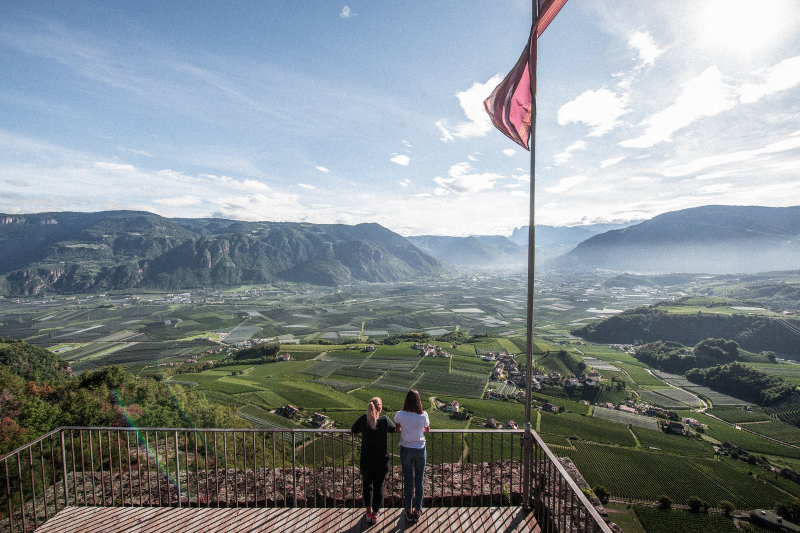
#> input picture assets/aktivitaeten/aussichtsplattform-flagge-drei-burgen.jpg, 1600 x 1066 px (shown at 1/2 size); its folder holds 4 pictures in this run
$ python generate_mobile_variants.py
#> lines starting #> are read from the running program, lines starting #| are printed output that depends on the picture
# -*- coding: utf-8 -*-
"""
Erzeugt fuer jedes Content-Foto (assets/fotos/, assets/aktivitaeten/,
assets/kulinarik/) zusaetzliche verkleinerte Versionen fuer den Einsatz per
srcset (siehe img_srcset.py):

    -450w   kleine Vorschau / kleine Bildflaechen auf Mobile
    -900w   grosse Bildflaechen auf Mobile (z.B. die quadratischen
            Impressionen-Rotator-Slots auf der Geniessen-Seite, die fast
            die volle Viewport-Breite einnehmen). Mit 450px allein wurden
            diese auf Retina-Displays um mehr als das Dreifache
            hochskaliert und waren sichtbar unscharf.

Aufruf:
    python3 generate_mobile_variants.py

Ueberspringt Dateien, die bereits eine aktuelle Variante haben (Variante
neuer als Original), und Bilder die ohnehin schon schmaler sind als die
Zielbreite.
"""
import os
from PIL import Image, ImageOps

BASE = os.path.dirname(os.path.abspath(__file__)) + "/"
CONTENT_DIRS = ["assets/fotos", "assets/aktivitaeten", "assets/kulinarik"]

# (Suffix, max. Breite, JPEG-Qualitaet)
VARIANTS = [
    ("-450w", 450, 80),
    ("-900w", 900, 82),
]
SUFFIXES = [suffix for suffix, _, _ in VARIANTS]


def find_source_images():
    for content_dir in CONTENT_DIRS:
        abs_dir = os.path.join(BASE, content_dir)
        for root, dirs, files in os.walk(abs_dir):
            for fn in files:
                if fn.startswith("._"):
                    continue
                if not fn.lower().endswith((".jpg", ".jpeg")):
                    continue
                stem = os.path.splitext(fn)[0]
                if any(stem.endswith(s) for s in SUFFIXES):
                    continue
                yield os.path.join(root, fn)


def main():
    created, skipped_small, skipped_uptodate, errors = 0, 0, 0, 0
    total_new_size = 0

    for src in find_source_images():
        stem, ext = os.path.splitext(src)

        for suffix, maxw, quality in VARIANTS:
            dst = f"{stem}{suffix}{ext}"

            if os.path.exists(dst) and os.path.getmtime(dst) >= os.path.getmtime(src):
                skipped_uptodate += 1
                continue

            try:
                im = Image.open(src)
#> im is the input picture: PIL image 1600x1066 RGB; mean R, G, B 132.5, 140.8, 144.7
                im = ImageOps.exif_transpose(im)
                w, h = im.size
#> w = 1600; h = 1066
                if w <= maxw:
                    skipped_small += 1
                    continue
                if im.mode in ("RGBA", "P"):
                    im = im.convert("RGB")
                nh = round(h * maxw / w)
#> nh = 300
                im = im.resize((maxw, nh), Image.LANCZOS)
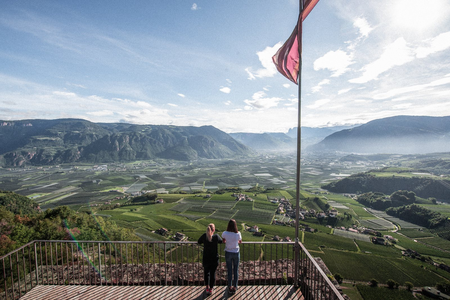
#> im: PIL image 450x300 RGB; mean R, G, B 132.5, 140.8, 144.7
                im.save(dst, "JPEG", quality=quality, optimize=True, progressive=True)
                total_new_size += os.path.getsize(dst)
                created += 1
            except Exception as e:
                print(f"FEHLER bei {src} ({suffix}): {e}")
                errors += 1

    print(
        f"\n{created} Varianten erstellt "
        f"({total_new_size / 1024 / 1024:.1f} MB neu), "
        f"{skipped_small} Original bereits kleiner als Zielbreite, "
        f"{skipped_uptodate} bereits aktuell, "
        f"{errors} Fehler."
    )


if __name__ == "__main__":
    main()

$ run again, on assets/aktivitaeten/badespass-kalterer-see.jpg
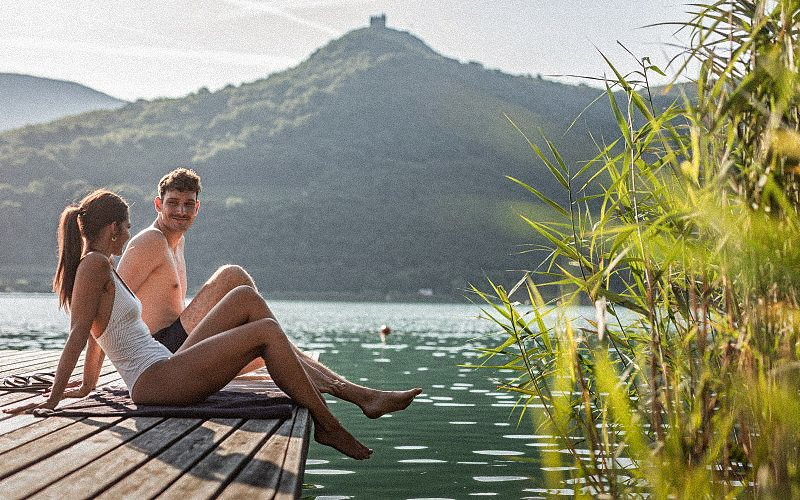
#> input picture assets/aktivitaeten/badespass-kalterer-see.jpg, 800 x 500 px
#> in main, im is the input picture: PIL image 800x500 RGB; mean R, G, B 140.4, 139.4, 119.5
#> in main, `im = im.resize((maxw, nh), Image.LANCZOS)`:
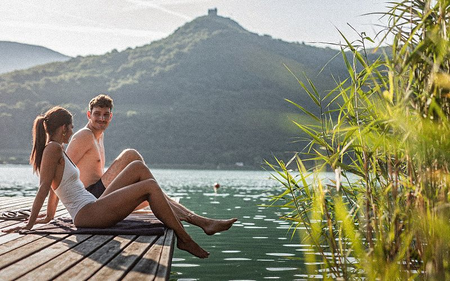
#> im: PIL image 450x281 RGB; mean R, G, B 140.4, 139.4, 119.5
